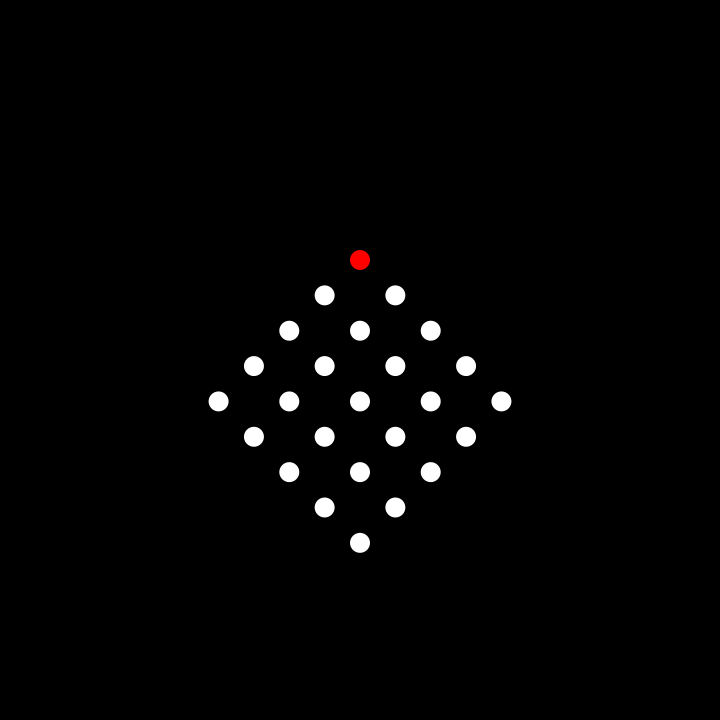
Frame 1 (no input)
Frame 60 (the mouse pressed at the canvas centre just before this capture): identical to frame 1, image omitted
Frame 120 (the mouse held since frame 60 and released just before this capture): identical to frame 1, image omitted

The Processing sketch that drew this single still picture (run headless with seeded random() and noise(); from frame 60 on, the mouse is pressed at the canvas centre):

// Processing sketch: JapaneseArtisticWalkers
// ── JapaneseArtisticWalkers.pde
PVector[][] setA, setB;
float spacing = 50;
float d = 20;

void setup(){
  size(720, 720);
  setA = new PVector[5][5];
  setB = new PVector[5][5];
  
  for(int i = 0; i < 5; i++){
    for(int j = 0; j < 5; j++){
      setA[i][j] = new PVector(i*spacing, j*spacing);
      setB[i][j] = new PVector(i*spacing, j*spacing);
    }
  }
  
  
  noStroke();
}

void draw(){
  background(0);
  pushMatrix();
  translate(width/2, height/2 - 2*spacing);
  rotate(PI/4);
  for(int i = 0; i < 5; i++){
    for(int j = 0; j < 5; j++){
      if(i == 0 && j == 0){
        fill(255,0,0);
      } else {
        fill(255);
      }
      PVector p = setA[i][j];
      ellipse(p.x, p.y, d, d);
    }
  }
  popMatrix();

}
